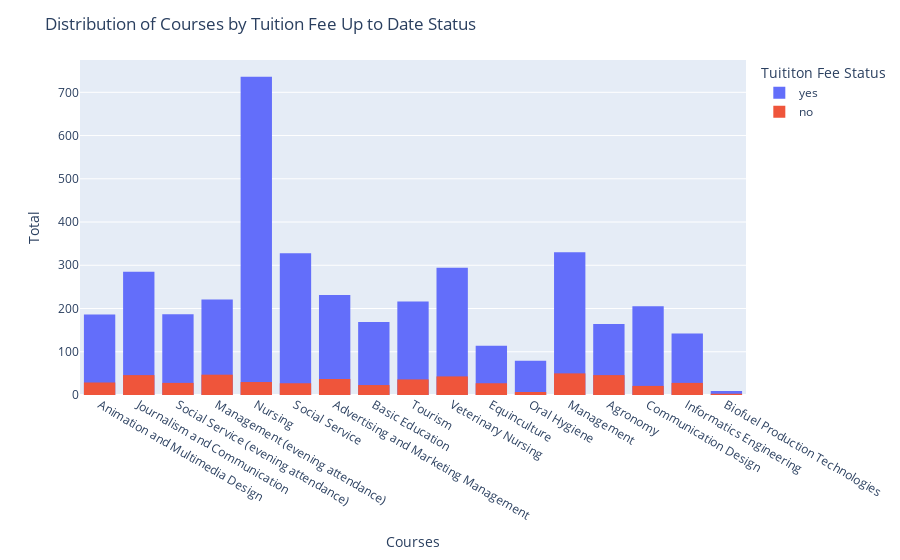

Source (notebook cell):
### Code cell
# Analyse Tuition fees up to date status per Curse

import plotly.express as px

fig = px.histogram(data_copy, x="course", color="tuition_fees_up_to_date")

fig.update_layout(title="Distribution of Courses by Tuition Fee Up to Date Status")
fig.update_xaxes(title="Courses")
fig.update_yaxes(title="Total")
fig.update_legends(title='Tuititon Fee Status')
fig.update_layout(barmode='overlay')

fig.show()

### Figure 1 — Plotly figure (JSON) as saved in the notebook; plotly's stock layout.template omitted (floating-point values rounded to 4 significant figures; data arrays with more than 128 entries replaced by an {"elided": "..."} marker saying what was removed)
{"data": [{"alignmentgroup": "True", "bingroup": "x", "hovertemplate": "tuition_fees_up_to_date=yes<br>course=%{x}<br>count=%{y}<extra></extra>", "legendgroup": "yes", "marker": {"color": "#636efa", "pattern": {"shape": ""}}, "name": "yes", "offsetgroup": "yes", "orientation": "v", "showlegend": true, "type": "histogram", "x": {"elided": "3896 str values"}, "xaxis": "x", "yaxis": "y"}, {"alignmentgroup": "True", "bingroup": "x", "hovertemplate": "tuition_fees_up_to_date=no<br>course=%{x}<br>count=%{y}<extra></extra>", "legendgroup": "no", "marker": {"color": "#EF553B", "pattern": {"shape": ""}}, "name": "no", "offsetgroup": "no", "orientation": "v", "showlegend": true, "type": "histogram", "x": {"elided": "528 str values"}, "xaxis": "x", "yaxis": "y"}], "layout": {"autosize": true, "barmode": "overlay", "legend": {"title": {"text": "Tuititon Fee Status"}, "tracegroupgap": 0}, "margin": {"t": 60}, "title": {"text": "Distribution of Courses by Tuition Fee Up to Date Status"}, "xaxis": {"anchor": "y", "autorange": true, "domain": [0, 1], "range": [-0.5, 16.5], "title": {"text": "Courses"}, "type": "category"}, "yaxis": {"anchor": "x", "autorange": true, "domain": [0, 1], "range": [0, 774.7], "title": {"text": "Total"}}}}
